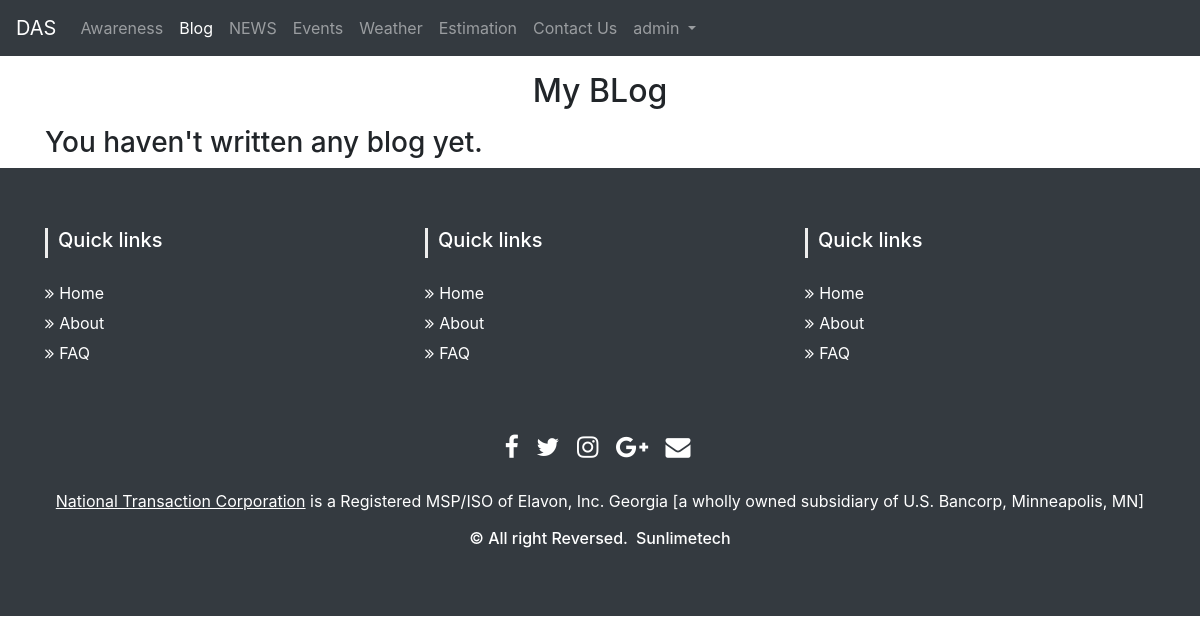
The page /myblogs/admin (signed in) on the database as committed earlier.
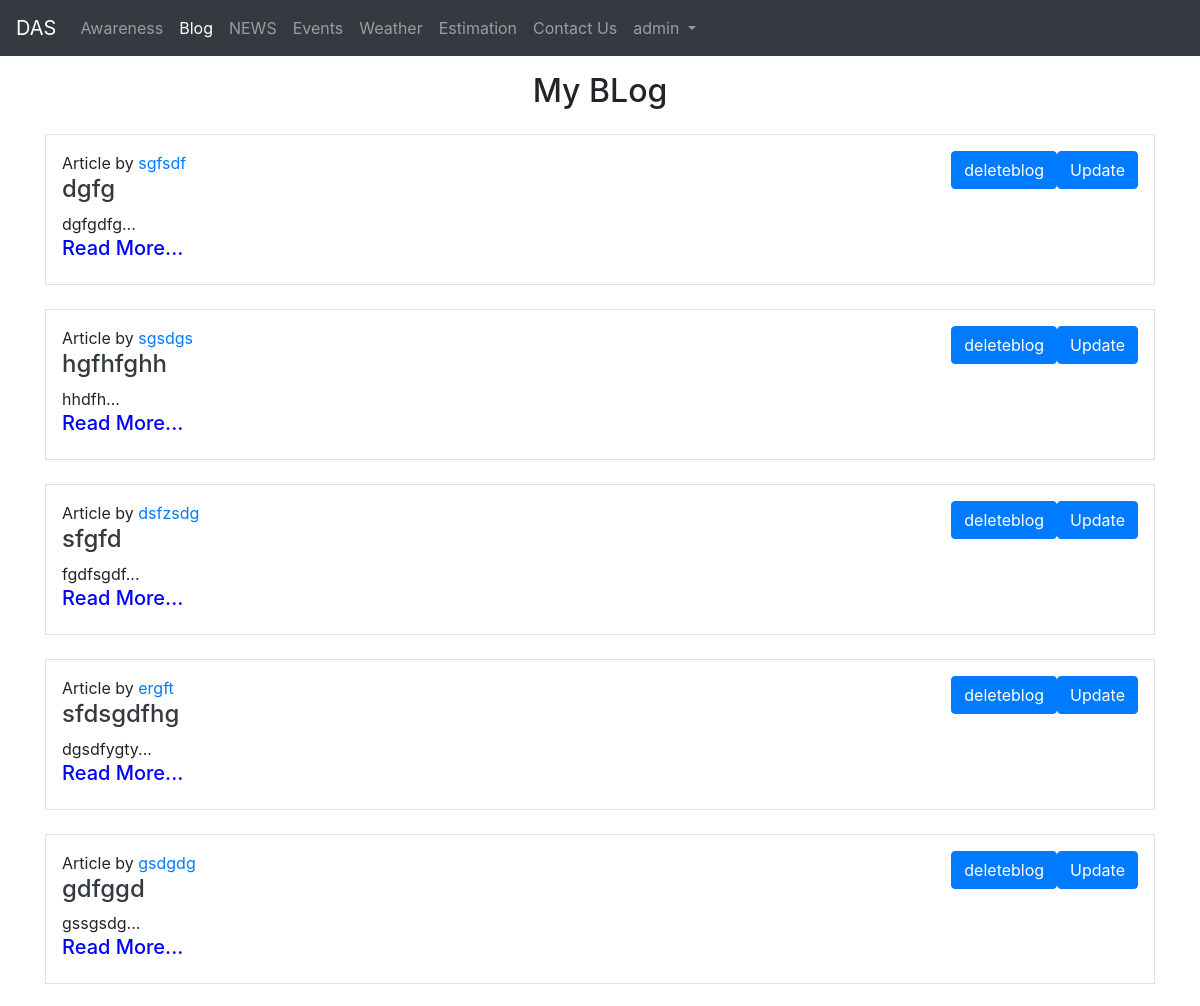
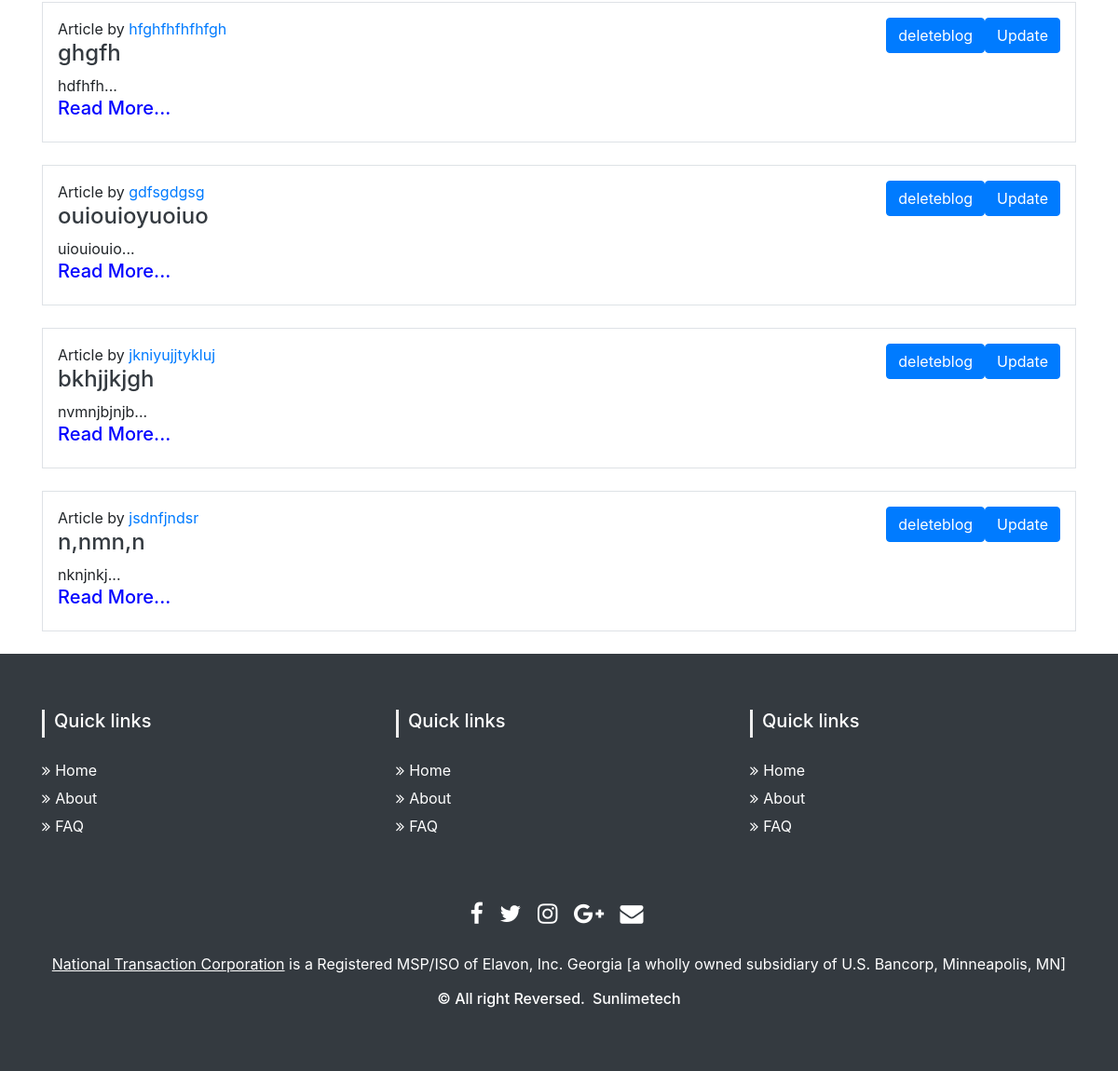
The same page on the database as committed later (2 pictures, top to bottom).
### fyp/models.py (models this page shows)
class Blog(models.Model):
    sno = models.AutoField(primary_key=True)
    title = models.CharField(max_length=200)
    content = RichTextField()
    short_desc = models.CharField(max_length=300, default="")
    slug = models.SlugField(max_length=25)
    time = models.DateTimeField(auto_now_add=True)
    author = models.CharField(max_length=20, default="")
    username = models.CharField(max_length=20, default="")
    def __str__(self):
        return self.title

### fyp/views.py (the view)
# urls.py: path('myblogs/<str:username>', views.myblogs, name='myblogs'),
def myblogs(request,username):
    blogs = Blog.objects.filter(username=username)
    print(blogs)
    context={'blogs':blogs}
    return render(request, 'myblogs.html',context)

### templates/myblogs.html (shortened to what this page needs)
{% extends 'base.html' %}
{% block blogactive %}active{% endblock blogactive %}
{% block body %}
{% if user.is_authenticated %}
<div class="container">
  <h2 class="text-center my-3">My BLog</h2>
  {% if blogs|length < 1 %}
  <h3>You haven't written any blog yet.</h3>
  {% else %}
  {% for blog in blogs %}
  <div class="my-4 p-3 border">
    <a class="btn btn-primary my-2 my-sm-0" style="float:right;" href="/blogupdate/{{blog.title}}"
      role="button">Update</a>
    <a class="btn btn-primary my-2 my-sm-0" style="float:right;" href="/deleteblog/{{blog.title}}"
      role="button">deleteblog</a>
    <p class="mb-0 "> Article by <a href="#">{{blog.author}}</a></p>
    <h4 class="text-dark"> <a href="/blogpost/{{blog.slug}}" class="text-dark">{{blog.title}}</a></h4>
    <div>
      {{blog.short_desc|slice:200}}...
    </div>
    <a href="/blogpost/{{blog.slug}}" class="text-dark">
      <h5 style="color: blue;">Read More...</h5>
    </a>
</div>
{% endfor %}
{% endif %}
</div>
{% endif %}
{% endblock body %}

### templates/base.html (shortened to what this page needs)
<!doctype html>
<html lang="en">
<head>
  {% load static %}
  <link rel="stylesheet" type="text/css" href="{% static '/awareness.css' %}">
  <link rel="stylesheet" type="text/javascript" href="">
  <link rel="stylesheet" href="https://cdn.jsdelivr.net/npm/bootstrap@4.5.3/dist/css/bootstrap.min.css"
>
  <link href="//maxcdn.bootstrapcdn.com/bootstrap/4.0.0/css/bootstrap.min.css" rel="stylesheet" id="bootstrap-css">
</head>
<body>
  <nav class="navbar navbar-expand-lg navbar-dark bg-dark">
    <a class="navbar-brand" href="/">DAS</a>
    <div class="collapse navbar-collapse" id="navbarSupportedContent">
      <ul class="navbar-nav mr-auto">
        <li class="nav-item {% block awarenessactive %}{% endblock awarenessactive %}">
          <a class="nav-link" href="/awareness">Awareness<span class="sr-only">(current)</span></a>
        </li>
        <li class="nav-item {% block blogactive %}{% endblock blogactive %} ">
          <a class="nav-link" href="/bloghome">Blog</a>
        </li>
        <li class="nav-item {% block newsactive %}{% endblock newsactive %}">
          <a class="nav-link" href="/news">NEWS</a>
        </li>
        <li class="nav-item {% block eventsactive %}{% endblock eventsactive %}">
          <a class="nav-link" href="/events">Events</a>
        </li>
        <li class="nav-item {% block weatheractive %}{% endblock weatheractive %}">
          <a class="nav-link" href="/weather">Weather</a>
        </li>
        <li class="nav-item {% block estimationactive %}{% endblock estimationactive %} ">
          <a class="nav-link" href="/estimation">Estimation</a>
        </li>
        <li class="nav-item {% block contactactive %}{% endblock contactactive %} ">
          <a class="nav-link" href="/contact">Contact Us</a>
        </li>
      <div class="ml-auto form-inline">
        {% if user.is_authenticated %}
        <ul class="navbar-nav mr-2">
          <li class="nav-item dropdown {% block adminactive %}{% endblock adminactive %}">
            <a class="nav-link dropdown-toggle" href="#" id="navbarDropdown" role="button" data-toggle="dropdown">
              {{request.user}}
            </a>
          </li>
        </ul>
        {% else %}
        <li class="nav-item {% block loginactive %}{% endblock loginactive %} ">
        <a class="nav-link " href="/login">Login</a>
        </li>
        {% endif %}
      </div>
    </div>
  </nav>
  {% block body %} {% endblock body %}
  {% block footer %}
  <section id="footer" {% block footerhidden %} {% endblock footerhidden %}>
  {% endblock footer %}
    <div class="container">
      <div class="row text-center text-xs-center text-sm-left text-md-left">
        <div class="col-xs-12 col-sm-4 col-md-4">
          <h5>Quick links</h5>
          <ul class="list-unstyled quick-links">
            <li><a href="https://www.fiverr.com/share/qb8D02"><i class="fa fa-angle-double-right"></i>Home</a></li>
            <li><a href="https://www.fiverr.com/share/qb8D02"><i class="fa fa-angle-double-right"></i>About</a></li>
            <li><a href="https://www.fiverr.com/share/qb8D02"><i class="fa fa-angle-double-right"></i>FAQ</a></li>
          </ul>
        </div>
        <div class="col-xs-12 col-sm-4 col-md-4">
          <h5>Quick links</h5>
          <ul class="list-unstyled quick-links">
            <li><a href="https://www.fiverr.com/share/qb8D02"><i class="fa fa-angle-double-right"></i>Home</a></li>
            <li><a href="https://www.fiverr.com/share/qb8D02"><i class="fa fa-angle-double-right"></i>About</a></li>
            <li><a href="https://www.fiverr.com/share/qb8D02"><i class="fa fa-angle-double-right"></i>FAQ</a></li>
          </ul>
        </div>
        <div class="col-xs-12 col-sm-4 col-md-4">
          <h5>Quick links</h5>
          <ul class="list-unstyled quick-links">
            <li><a href="https://www.fiverr.com/share/qb8D02"><i class="fa fa-angle-double-right"></i>Home</a></li>
            <li><a href="https://www.fiverr.com/share/qb8D02"><i class="fa fa-angle-double-right"></i>About</a></li>
            <li><a href="https://www.fiverr.com/share/qb8D02"><i class="fa fa-angle-double-right"></i>FAQ</a></li>
          </ul>
        </div>
      </div>
      <div class="row">
        <div class="col-xs-12 col-sm-12 col-md-12 mt-2 mt-sm-5">
          <ul class="list-unstyled list-inline social text-center">
            <li class="list-inline-item"><a href="https://www.fiverr.com/share/qb8D02"><i
                  class="fa fa-facebook"></i></a></li>
            <li class="list-inline-item"><a href="https://www.fiverr.com/share/qb8D02"><i class="fa fa-twitter"></i></a>
            </li>
            <li class="list-inline-item"><a href="https://www.fiverr.com/share/qb8D02"><i
                  class="fa fa-instagram"></i></a></li>
            <li class="list-inline-item"><a href="https://www.fiverr.com/share/qb8D02"><i
                  class="fa fa-google-plus"></i></a></li>
            <li class="list-inline-item"><a href="https://www.fiverr.com/share/qb8D02" target="_blank"><i
                  class="fa fa-envelope"></i></a></li>
          </ul>
        </div>
      </div>
      <div class="row">
        <div class="col-xs-12 col-sm-12 col-md-12 mt-2 mt-sm-2 text-center text-white">
          <p><u><a href="https://www.nationaltransaction.com/">National Transaction Corporation</a></u> is a Registered
            MSP/ISO of Elavon, Inc. Georgia [a wholly owned subsidiary of U.S. Bancorp, Minneapolis, MN]</p>
          <p class="h6">© All right Reversed.<a class="text-green ml-2" href="https://www.sunlimetech.com"
              target="_blank">Sunlimetech</a></p>
        </div>
      </div>
    </div>
  </section>
</body>
</html>

### static/awareness.css (style rules this page uses)
section { padding: 60px 0; }
#footer { background: #343a40 !important; }
#footer h5 { padding-left: 10px; border-left: 3px solid #eeeeee; padding-bottom: 6px; margin-bottom: 20px; color:#ffffff; }
#footer a { color: #ffffff; text-decoration: none !important; background-color: transparent; -webkit-text-decoration-skip: objects; }
#footer ul.social li { padding: 3px 0; }
#footer ul.social li a i { margin-right: 5px; font-size:25px; -webkit-transition: .5s all ease; -moz-transition: .5s all ease; transition: .5s all ease; }
#footer ul.social li a, #footer ul.quick-links li a { color:#ffffff; }
#footer ul.quick-links li { padding: 3px 0; -webkit-transition: .5s all ease; -moz-transition: .5s all ease; transition: .5s all ease; }
#footer ul.quick-links li a i { margin-right: 5px; }

Rows that differ between the two databases and show on the page:
added Blog: author "sgfsdf", title "dgfg", short_desc "dgfgdfg"
added Blog: author "sgsdgs", title "hgfhfghh", short_desc "hhdfh"
added Blog: author "dsfzsdg", title "sfgfd", short_desc "fgdfsgdf"
added Blog: author "ergft", title "sfdsgdfhg", short_desc "dgsdfygty"
added Blog: author "gsdgdg", title "gdfggd", short_desc "gssgsdg"
added Blog: author "hfghfhfhfhfgh", title "ghgfh", short_desc "hdfhfh"
added Blog: author "gdfsgdgsg", title "ouiouioyuoiuo", short_desc "uiouiouio"
added Blog: author "jkniyujjtykluj", title "bkhjjkjgh", short_desc "nvmnjbjnjb"
added Blog: author "jsdnfjndsr", title "n,nmn,n", short_desc "nknjnkj"
Other text that changed with them:
text no longer shown: "You haven't written any blog yet."
